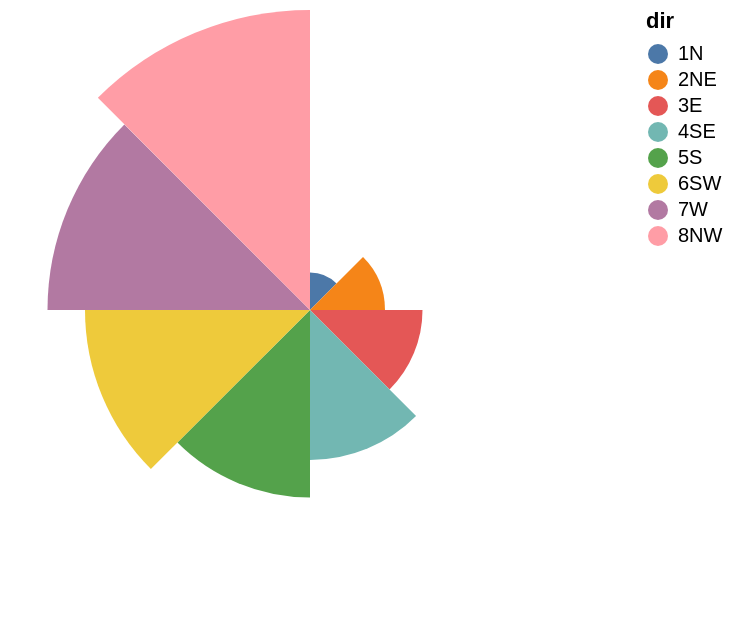

The Vega-Lite source for this figure:
### Vega-Lite specification from a JSON file in a GitHub repository (floating-point values rounded to 4 significant figures)
{"$schema": "https://vega.github.io/schema/vega-lite/v6.json", "data": {"values": [{"dir": "1N", "strength": 1}, {"dir": "2NE", "strength": 2}, {"dir": "3E", "strength": 3}, {"dir": "4SE", "strength": 4}, {"dir": "5S", "strength": 5}, {"dir": "6SW", "strength": 6}, {"dir": "7W", "strength": 7}, {"dir": "8NW", "strength": 8}]}, "encoding": {"theta": {"field": "dir", "type": "ordinal"}, "radius": {"field": "strength", "type": "quantitative"}, "color": {"field": "dir", "type": "nominal"}}, "mark": {"type": "arc"}}
